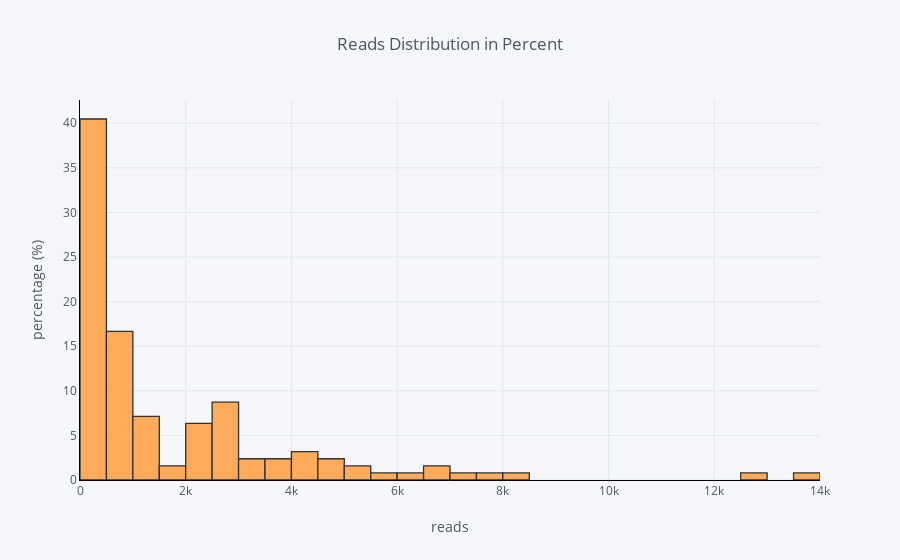

The notebook cell saved with this chart:
### Code cell
df['claps'].iplot(
    kind='hist',
    bins=30,
    xTitle='reads',
    linecolor='black',
    histnorm='percent',
    yTitle='percentage (%)',
    title='Reads Distribution in Percent')

### Figure 1 — Plotly figure (JSON) as saved in the notebook; plotly's stock layout.template omitted (floating-point values rounded to 4 significant figures)
{"data": [{"histfunc": "count", "histnorm": "percent", "marker": {"color": "rgba(255, 153, 51, 1.0)", "line": {"color": "#000000", "width": 1.3}}, "name": "claps", "nbinsx": 30, "opacity": 0.8, "orientation": "v", "type": "histogram", "uid": "a6b8d854-2a2a-11e9-831a-001b11c4043c", "x": [2, 18, 50, 0, 0, 0, 73, 234, 2, 0, 682, 58, 5, 7, 87, 23, 4, 113, 8, 17, 8, 4800, 2700, 72, 123, 857, 186, 11, 119, 2000, 4100, 59, 2700, 77, 14, 7000, 1200, 275, 1600, 1600, 1000, 4300, 4980, 12900, 223, 4900, 101, 5900, 548, 895, 6700, 6500, 2700, 1100, 2900, 2600, 2800, 5300, 1300, 1000, 7900, 364, 13500, 4100, 2200, 3900, 6300, 8200, 1300, 5400, 2300, 2700, 2100, 707, 650, 2700, 4100, 822, 830, 3700, 653, 657, 1100, 2800, 3100, 792, 222, 3300, 315, 2500, 976, 2000, 1000, 3200, 651, 2300, 809, 745, 587, 818, 2200, 1300, 630, 2600, 2000, 3600, 440, 728, 893, 205, 529, 121, 361, 31, 0, 24, 0, 5, 6, 0, 424, 443, 412, 329, 309, 75]}], "layout": {"barmode": "overlay", "legend": {"bgcolor": "#F5F6F9", "font": {"color": "#4D5663"}}, "paper_bgcolor": "#F5F6F9", "plot_bgcolor": "#F5F6F9", "title": "Reads Distribution in Percent", "titlefont": {"color": "#4D5663"}, "xaxis": {"gridcolor": "#E1E5ED", "linecolor": "black", "showgrid": true, "tickfont": {"color": "#4D5663"}, "title": "reads", "titlefont": {"color": "#4D5663"}, "zerolinecolor": "#E1E5ED"}, "yaxis": {"gridcolor": "#E1E5ED", "linecolor": "black", "showgrid": true, "tickfont": {"color": "#4D5663"}, "title": "percentage (%)", "titlefont": {"color": "#4D5663"}, "zerolinecolor": "#E1E5ED"}}}
